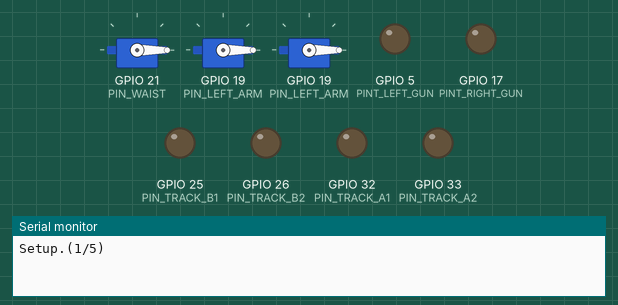
This sketch was run on a simulated ESP32. Parts: 3 × servo, output pins drawn as LEDs (lit = HIGH), the last lines printed to the serial monitor.

Above: at 1.6 s.
At 6.6 s:
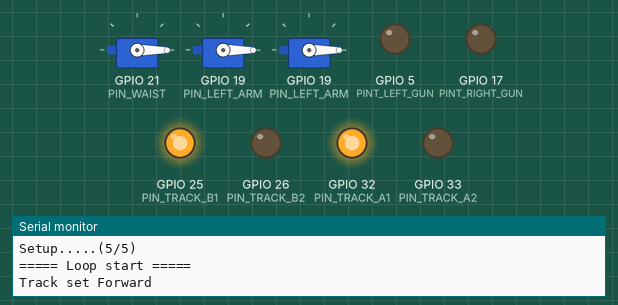
At 11.1 s:
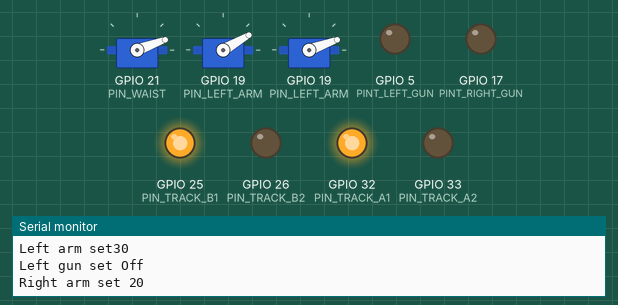
At 16.1 s:
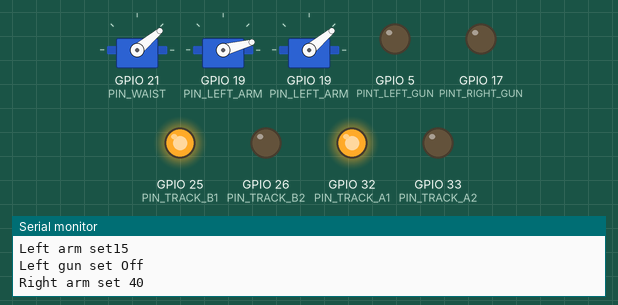
At 26.1 s:
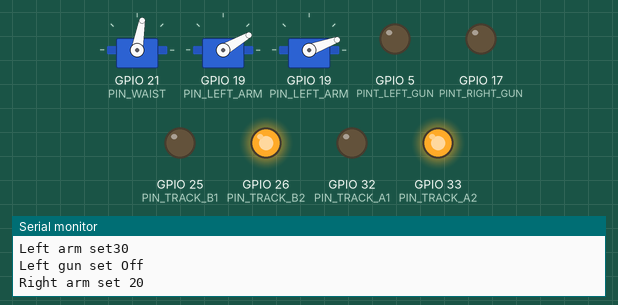
At 33.6 s:
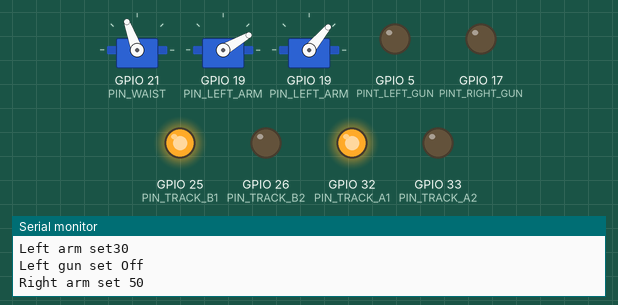
Timing chart, 0 to 40.0 s (numbered marks = the images above):
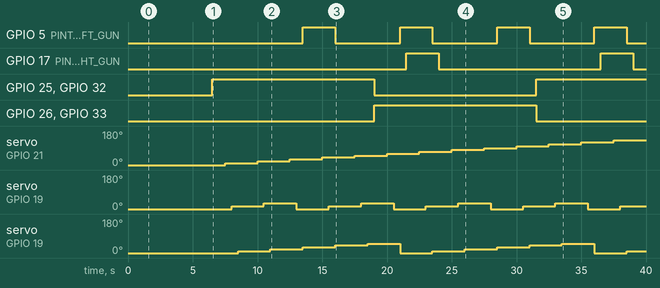

Measured:
- by itself, GPIO 5 (PINT_LEFT_GUN): alternates HIGH for 2.5 s and LOW for 5.0 s
- by itself, GPIO 17 (PINT_RIGHT_GUN): alternates HIGH for 2.5 s and LOW for 12.5 s
- by itself, GPIO 25 (PIN_TRACK_B1), GPIO 32 (PIN_TRACK_A1): LOW → HIGH at 6.5 s, → LOW 12.5 s later, → HIGH 12.5 s later
- by itself, GPIO 26 (PIN_TRACK_B2), GPIO 33 (PIN_TRACK_A2): LOW → HIGH at 19.0 s, → LOW 12.5 s later
- by itself, servo on GPIO 21 (PIN_WAIST): moves from 0° to 130° over 30.0 s
- by itself, servo on GPIO 19 (PIN_LEFT_ARM): repeats every 7.5 s: 30° 2.5 s, 0° 2.5 s, 15° 2.5 s
- by itself, servo on GPIO 19 (PIN_LEFT_ARM): ramps from 0° to 50° and jumps back, once every 15.0 s

The sketch:

nodemcu_sample1.ino
```cpp
#include "analogWrite.h"
#include <ESP32Servo.h>
#include "soc/soc.h"             // disable brownout problems
#include "soc/rtc_cntl_reg.h"    // disable brownout problems

#define PIN_TRACK_A1 32
#define PIN_TRACK_A2 33
#define PIN_TRACK_B1 25
#define PIN_TRACK_B2 26

#define PIN_WAIST 21
#define PIN_LEFT_ARM 19
#define PIN_RIGHT_ARM 18

#define PINT_LEFT_GUN 5
#define PINT_RIGHT_GUN 17

Servo waist;
Servo leftArm, rightArm;

void setup() {

  WRITE_PERI_REG(RTC_CNTL_BROWN_OUT_REG, 0); //disable brownout detector

  Serial.begin(115200);
  // Serial.setDebugOutput(false);

  waist.setPeriodHertz(50);    // standard 50 hz servo
  waist.attach(PIN_WAIST, 1000, 2000);
  waist.write(0);
  delay(500);

  leftArm.setPeriodHertz(50);    // standard 50 hz servo
  leftArm.attach(PIN_LEFT_ARM, 1000, 2000);
  leftArm.write(0);
  delay(500);

  rightArm.setPeriodHertz(50);    // standard 50 hz servo
  rightArm.attach(PIN_LEFT_ARM, 1000, 2000);
  rightArm.write(0);
  delay(500);

  pinMode(PIN_TRACK_A1, OUTPUT);
  pinMode(PIN_TRACK_A2, OUTPUT);
  pinMode(PIN_TRACK_B1, OUTPUT);
  pinMode(PIN_TRACK_B2, OUTPUT);

  pinMode(PINT_LEFT_GUN, OUTPUT);
  pinMode(PINT_RIGHT_GUN, OUTPUT);

  Serial.println("Setup.(1/5)");
  delay(1000);
  Serial.println("Setup..(2/5)");
  delay(1000);
  Serial.println("Setup...(3/5)");
  delay(1000);
  Serial.println("Setup....(4/5)");
  delay(1000);
  Serial.println("Setup.....(5/5)");
  delay(1000);
}

bool forward = true;
int forwardIndex = 0;

int direction = 0;
int leftArmRadius = 0;
int rightArmRadius = 0;

void loop() {

  Serial.println("===== Loop start =====");

  if (forward) {
    digitalWrite(PIN_TRACK_A1, HIGH);
    digitalWrite(PIN_TRACK_A2, LOW);
    digitalWrite(PIN_TRACK_B1, HIGH);
    digitalWrite(PIN_TRACK_B2, LOW);
    Serial.println("Track set Forward");
  } else {
    digitalWrite(PIN_TRACK_A1, LOW);
    digitalWrite(PIN_TRACK_A2, HIGH);
    digitalWrite(PIN_TRACK_B1, LOW);
    digitalWrite(PIN_TRACK_B2, HIGH);
    Serial.println("Track set Backward");
  }

  delay(1000);

  forwardIndex = (forwardIndex + 1) % 5;
  if (forwardIndex == 0) {
    forward = !forward;
  }

  direction = (direction + 10) % 180;
  waist.write(direction);
  Serial.print("Waist set ");
  Serial.println(direction);

  delay(500);

  leftArmRadius = (leftArmRadius + 15) % 45;
  leftArm.write(leftArmRadius);
  Serial.print("Left arm set");
  Serial.println(leftArmRadius);

  delay(500);

  if (leftArmRadius < 15) {
    analogWrite(PINT_LEFT_GUN, 255);
    Serial.println("Left gun set On");
  } else {
    analogWrite(PINT_LEFT_GUN, 0);
    Serial.println("Left gun set Off");
  }

  rightArmRadius = (rightArmRadius + 10) % 60;
  rightArm.write(rightArmRadius);
  Serial.print("Right arm set ");
  Serial.println(rightArmRadius);

  delay(500);

  if (rightArmRadius < 10) {
    analogWrite(PINT_RIGHT_GUN, 255);
    Serial.println("Right gun set On");
  } else {
    analogWrite(PINT_RIGHT_GUN, 0);
    Serial.println("Right gun set Off");
  }
}
```
